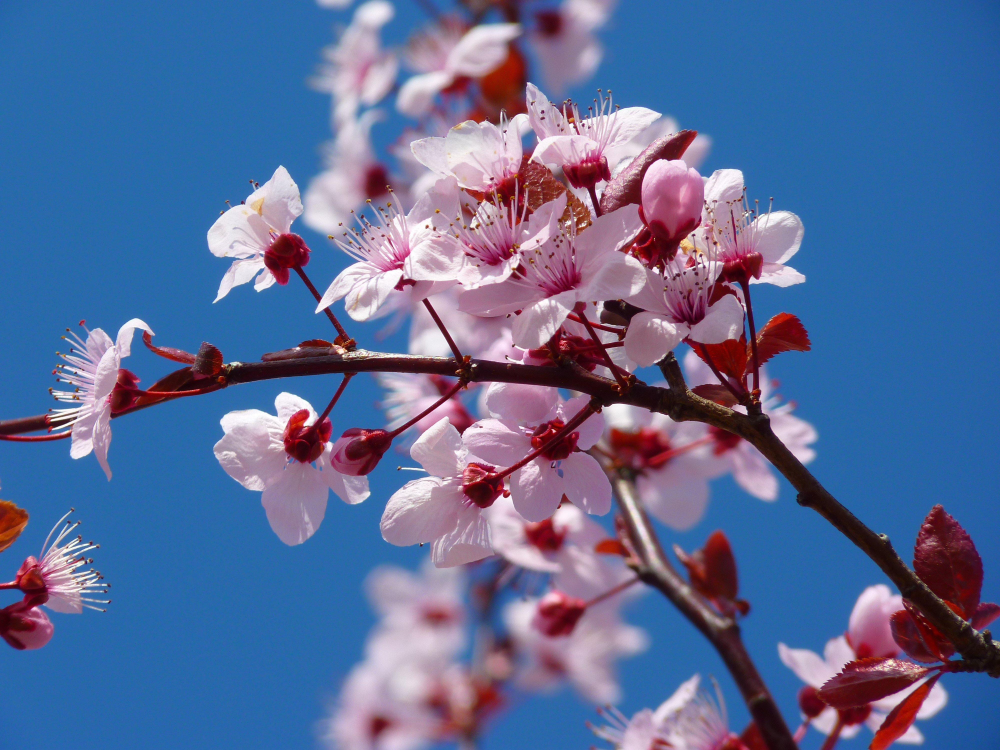
#> input picture Cherry2.jpg, 4000 x 3000 px (shown at 1/4 size)
$ python grandfiltersgrand.py
#> lines starting #> are read from the running program, lines starting #| are printed output that depends on the picture
### grandfilters.py
from PIL import Image

def load_img(imgName):
#> called with imgName = 'Cherry2.jpg'
    im = Image.open(imgName)
#> im is the input picture: PIL image 4000x3000 RGB; mean R, G, B 90.1, 107.5, 152.1
    return im

def show_img(myImg):
    myImg.show()

def save_img(imgO, fileName):
    imgO.save(fileName)

# [129 lines left out: functions aadya_invfilter, adriana_inverted, annie_instagram, breezy_emphasize_color, cathy_grayscale, jade_half_obama, not called in this run]

def jenn_bluepic(flowerz):
    pixel = list(flowerz.getdata())
#> pixel = 12000000 items
    navy = (0,0,128)
    royalblue = (65,105,225)
    bluex = (0, 0, 225)
    lightskyblue = (112,150,158)

    colorpixels = list(flowerz.getdata())
#> colorpixels = 12000000 items
    list_length = len(colorpixels)
#> list_length = 12000000

    new_look = []

    for p in pixel:
        intensity = p[0] + p[1] + p[2]

        if intensity < 190:
            new_look.append(navy)
        elif intensity >= 190 and intensity < 300:
            new_look.append(royalblue)
        elif intensity >= 300 and intensity < 500:
            new_look.append(bluex)
        elif intensity >= 500:
            new_look.append(lightskyblue)
#> this loop made 12000000 passes
#> (p, intensity) on passes 1 to 3: ((36, 92, 185), 313), ((37, 94, 184), 315), ((39, 92, 184), 315)
#> after the loop, new_look = 12000000 items

    filternew = Image.new("RGB", flowerz.size)
#> filternew: PIL image 4000x3000 RGB; every value is 0
    filternew.putdata(new_look)
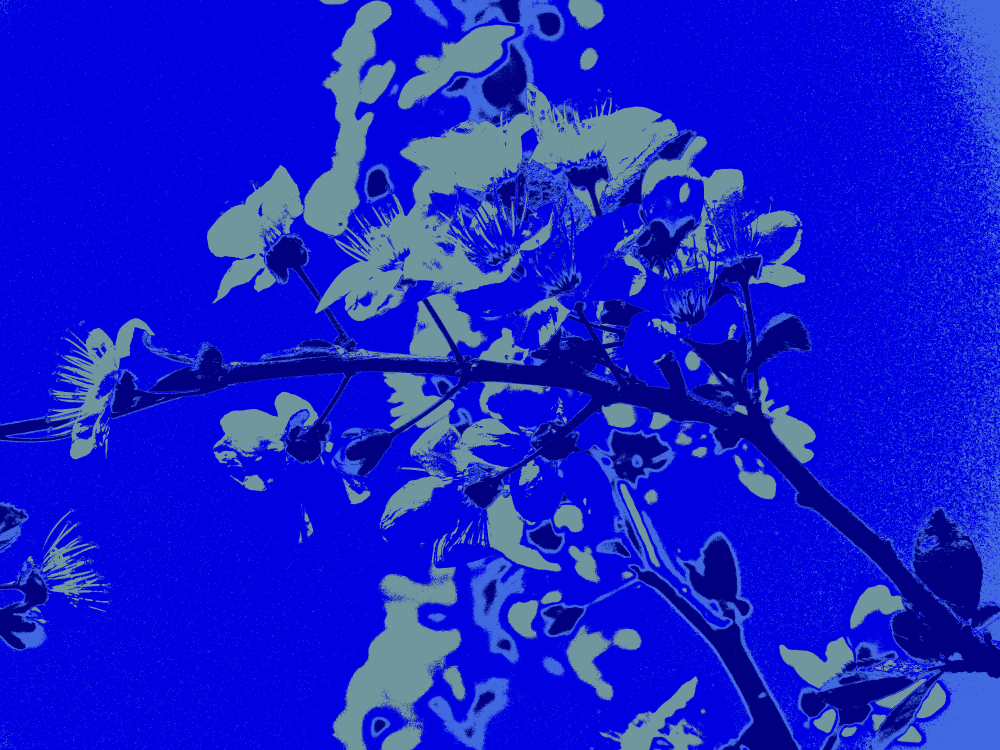
#> filternew: PIL image 4000x3000 RGB (shown at 1/4 size); mean R, G, B 21.5, 30.3, 205.7
    return filternew

# [220 lines left out: functions jolina_pancon, joyce_blue, kelsey_tint, maggie_grayscale, maria_grayscale, sam_obamicon and 3 more, not called in this run]

### grandfiltersgrand.py
from grandfilters import *

def main():
    #change "file_name_here with your image link"
    myImg = load_img("Cherry2.jpg")
    #pick one of the filters here
    newImg = jenn_bluepic(myImg)

    newImg.show()

main()
